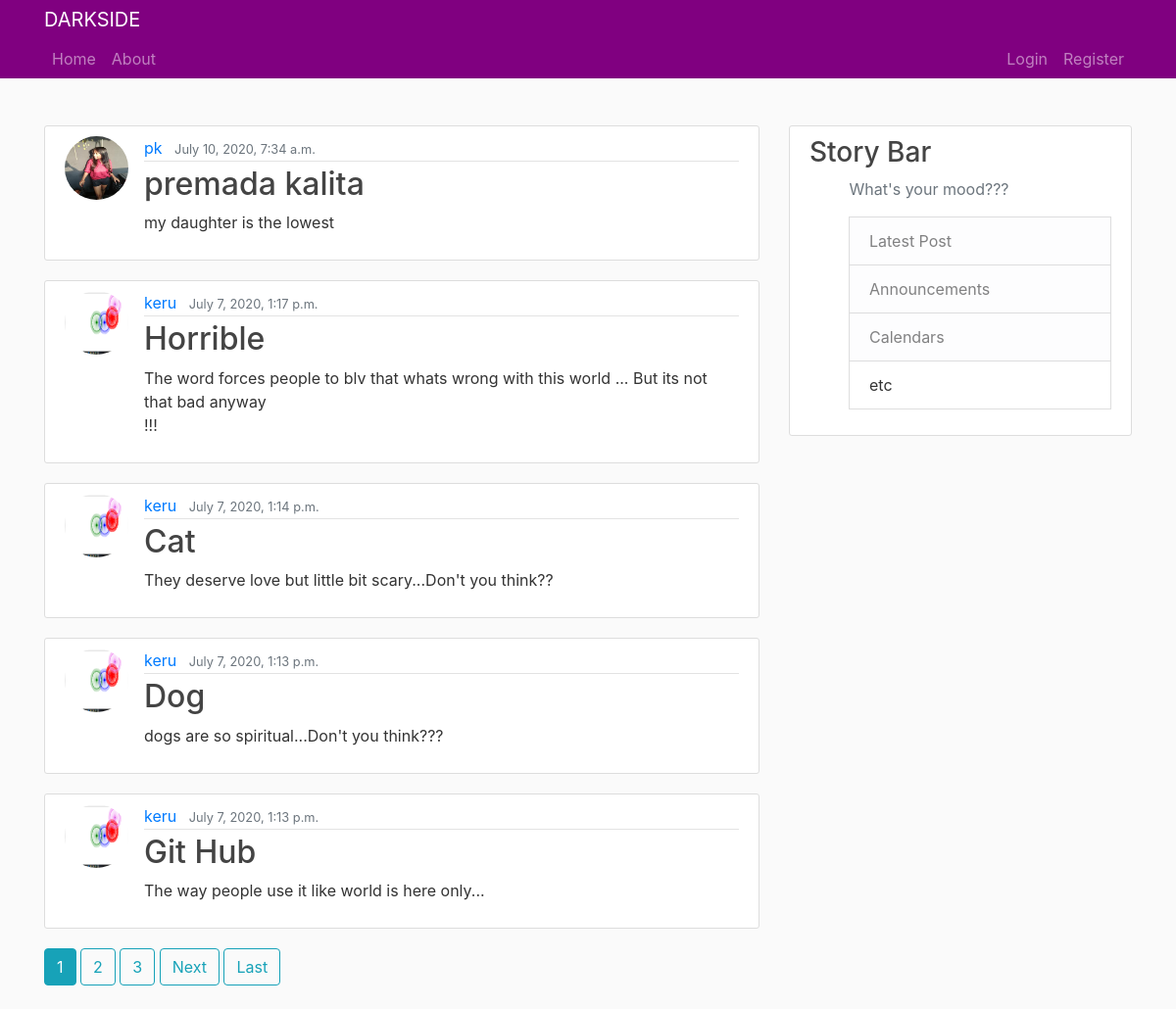
Before: / with the older database file.
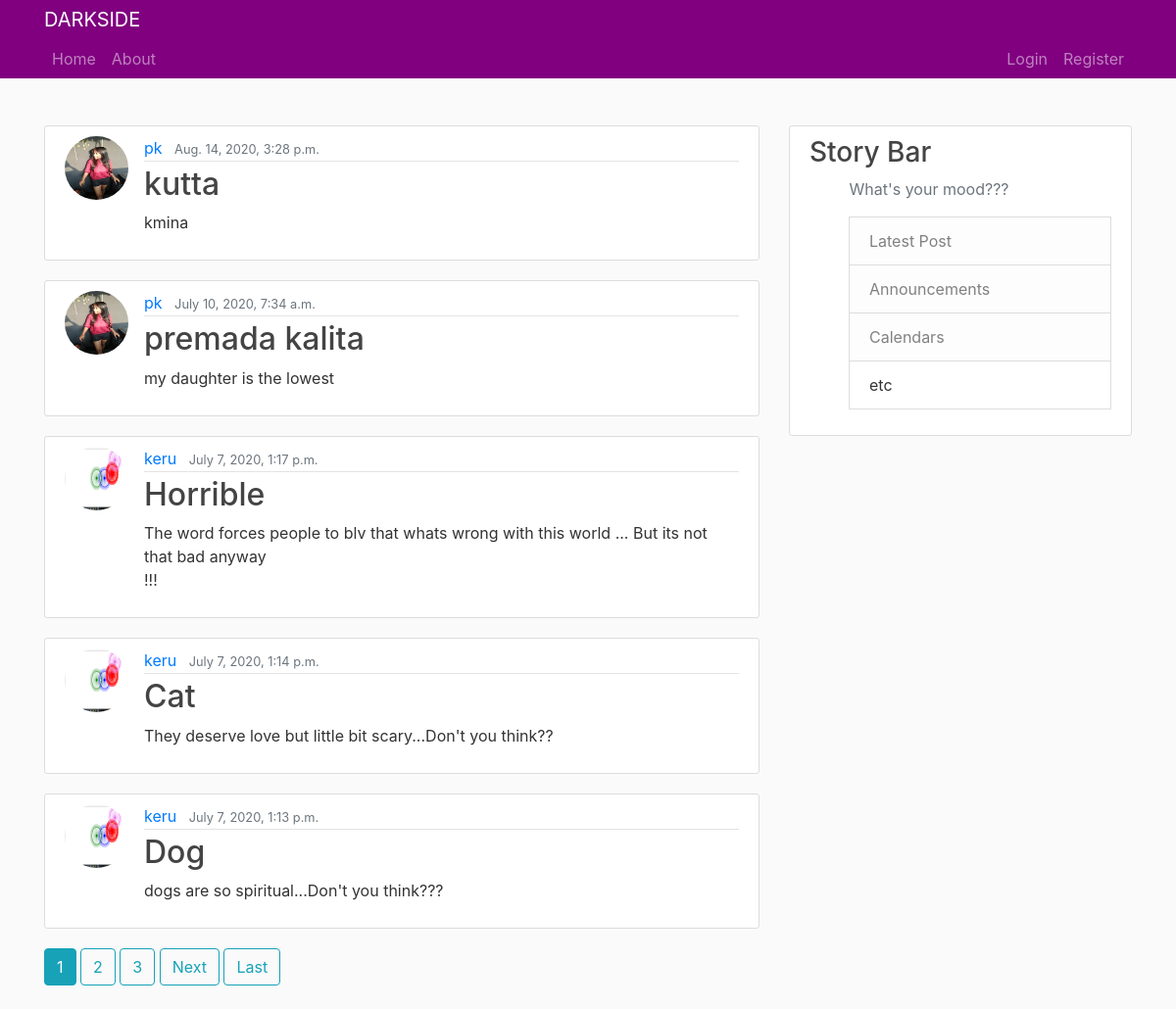
After: the same page with the newer database file.
### Darkside/models.py (models this page shows, shortened)
class Post(models.Model):
    title = models.CharField(max_length=100)
    content = models.TextField()
    date_posted = models.DateTimeField(default=timezone.now)
    author = models.ForeignKey(User, on_delete=models.CASCADE)

### users/models.py (models this page shows, shortened)
class Profile(models.Model):
    user = models.OneToOneField(User, on_delete=models.CASCADE)
    image = models.ImageField(default='default.jpg', upload_to='profile_pics')

### Darkside/views.py (the view)
# urls.py: path('', PostListView.as_view(), name='blog-home'),
class PostListView(ListView):
    model = Post
    template_name = 'Darkside/home.html'
    context_object_name = 'posts'
    ordering = ['-date_posted']
    paginate_by = 5

### Darkside/templates/Darkside/home.html (shortened to what this page needs)
{% extends "Darkside/base.html" %}
{% block content %}
{% for post in posts %}
     <article class="media content-section">
         <img class="rounded-circle article-img"  src="{{ post.author.profile.image.url }}">
         <div class="media-body">
             <div class="article-metadata">
                 <a class="mr-2" href="{% url 'user-posts' post.author.username  %}">{{ post.author }}</a>
                 <small class="text-muted">{{ post.date_posted }}</small>
             </div>
             <h2><a class="article-title" href="{% url 'post-detail' post.id %}">{{ post.title }}</a> </h2>
             <p class="article-content">{{  post.content }}</p>
         </div>
     </article>
   {% endfor %}
    {% if is_paginated %}
        {% for num in page_obj.paginator.page_range %}
            {% if page_obj.number == num %}
            <a class="btn btn-info mb-4" href="?page={{ num }}">{{  num }}</a>
            {% elif num > page_obj.number|add:'-3' and num < page_obj.number|add:'3' %}
                <a class="btn btn-outline-info mb-4" href="?page={{ num }}">{{  num }}</a>
            {% endif %}
        {% endfor %}
        {% if page_obj.has_next %}
            <a class="btn btn-outline-info mb-4" href="?page={{ page_obj.next_page_number }}">Next</a>
            <a class="btn btn-outline-info mb-4" href="?page={{ page.obj.paginator.num_pages }}">Last</a>
        {% endif%}
    {% endif%}
{% endblock content %}

### Darkside/templates/Darkside/base.html (shortened to what this page needs)
{% load static %}
<html lang="en">
<head>
    <link rel="stylesheet" href="https://stackpath.bootstrapcdn.com/bootstrap/4.5.0/css/bootstrap.min.css">
    <link rel="stylesheet" type="text/css" href="{% static 'blog/main.css' %}">
</head>
<body>
    <header class="='site-header">
        <nav class="='navbar navbar-expand-md navbar-dark bg-steel fixed-top">
            <div class="container">
                <a class = "navbar-brand mr-4", href="{% url 'blog-home' %}">DARKSIDE</a>
                <div class="collapse navbar-collapse" id="navbarToggle">
                    <div class="navbar-nav mr-auto">
                        <a class="nav-item nav-link" href="{% url 'blog-home' %}">Home</a>
                        <a class="nav-item nav-link" href="{% url 'ABOUT' %}">About</a>
                    </div>
                    <div class="navbar-nav">
                        {% if user.is_authenticated %}
                            <a class="nav-item nav-link" href="{%  url 'post-create' %}">New Post</a>
                            <a class="nav-item nav-link" href="{%  url 'profile' %}">Profile</a>
                            <a class="nav-item nav-link" href="{%  url 'logout' %}">Logout</a>
                        {%  else %}
                            <a class="nav-item nav-link" href="{%  url 'login' %}">Login</a>
                            <a class="nav-item nav-link" href="{% url 'register' %}">Register</a>
                        {% endif %}
                    </div>
                </div>
            </div>
        </nav>
    </header>
   <main role="main" class="container">
       <div class="row">
           <div class="col-md-8">
               {% block content %}{% endblock content %}
           </div>
           <div class="col-md-4">
               <div class="content-section">
                   <h3>Story Bar</h3>
                   <p class="text-muted">   &nbsp;&nbsp;&nbsp;&nbsp;&nbsp;&nbsp;&nbsp;&nbsp; What's your mood???
                   <ul class="'list-group">
                       <li class="list-group-item list-group-item-light">Latest Post</li>
                       <li class="list-group-item list-group-item-light">Announcements</li>
                       <li class="list-group-item list-group-item-light">Calendars</li>
                       <li class="list-group-item list-group-item-item">etc</li>
                   </ul>
               </p>
               </div>
           </div>
       </div>
   </main>
</body>
</html>

### Darkside/static/blog/main.css (style rules this page uses)
body { background: #fafafa; color: #333333; margin-top: 8rem; }
h1, h2, h3, h4, h5, h6 { color: #444444; }
ul { margin: 0; }
.bg-steel { background-color: purple; }
.content-section { background: #ffffff; padding: 10px 20px; border: 1px solid #dddddd; border-radius: 3px; margin-bottom: 20px; }
.article-title { color: #444444; }
.article-content { white-space: pre-line; }
.article-img { height: 65px; width: 65px; margin-right: 16px; }
.article-metadata { padding-bottom: 1px; margin-bottom: 4px; border-bottom: 1px solid #e3e3e3 }

Changed rows visible on the page:
no longer on this page (row unchanged): Post: author.profile.image (picture), author "keru", date_posted "July 7, 2020, 1:13 p.m.", title "Git Hub", content "The way people use it like world is here only..."
added Post: author.profile.image (picture), author "pk", date_posted "Aug. 14, 2020, 3:28 p.m.", title "kutta", content "kmina"
